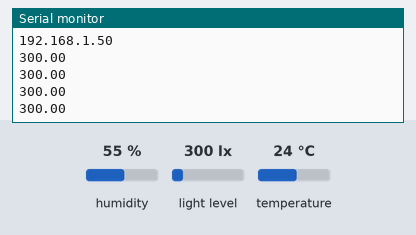
A sketch run on a simulated ESP8266 (NodeMCU). Parts: the last lines printed to the serial monitor. The inputs (shaded band) are chosen by the test bench; at power-on: light level 300 lx, humidity 55 %, temperature 24 °C. WiFi joins after 1.5 s; servers stay silent unless stated; storage starts empty; no MQTT or app messages arrive unless stated.

Above: at 3.2 s.
3.3 s: light level set to 40 lx
At 4.5 s:
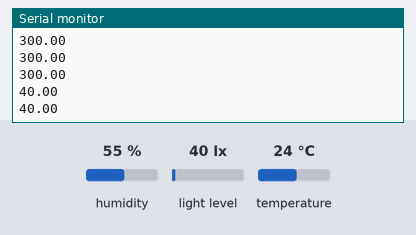
4.8 s: light level set to 500 lx
At 5.9 s:
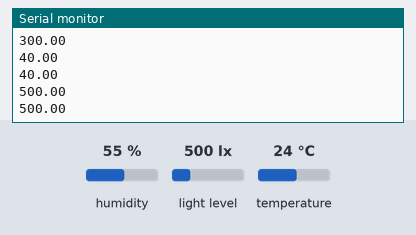
Timing chart, 0 to 7.8 s (numbered marks = the images above; inputs shaded):
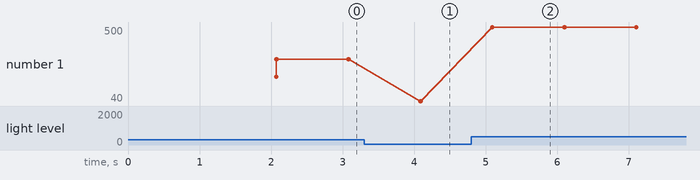

The sketch:

NodeMCU_RealTimeChart_BH1750.ino
```cpp
#include <Arduino.h>
#include <ESP8266WiFi.h>
#include <PubSubClient.h>
#include <ESPAsyncTCP.h>
#include <ESPAsyncWebServer.h>
#include <FS.h>
#include <Hash.h>
#include <Wire.h>
#include <BH1750.h>
#include "DHT.h"
#define DHTPIN D4
#define DHTTYPE DHT22

DHT dht(DHTPIN, DHTTYPE);
BH1750 lightMeter;
const char* ssid = "RiatechE2G";
const char* password = "12345678";
const char* nodeName = "Factory-A-controller";

char* topic_light = "FA-0/Light";
char* topic_temp = "FA-0/Temperature";
char* topic_humidity = "FA-0/Humidity";
char* topic_all = "FA-0/All";

char* broker_server = "192.168.64.25";

// Create AsyncWebServer object on port 80
AsyncWebServer server(80);

WiFiClient wifiClient;
PubSubClient client(broker_server, 1883, wifiClient);

String readBHLightLevel(){
  float lux = lightMeter.readLightLevel();
  Serial.println(lux);
  return String(lux);
}

String read_Temperature(){
  float t = dht.readTemperature();
  if(isnan(t)){
    Serial.println("Failed to read Temperature");
    return String(-100);
  }
  return String(t);
}

String read_Humidity(){
  float h = dht.readHumidity();
  if(isnan(h)){
    Serial.println("Failed to read Humidity");
    return String(-100);
  }
  return String(h);
}

void setup(){
  // Serial port for debugging purposes
  Serial.begin(9600);
  Wire.begin();

  //조도 및 온도 센서 시작
  lightMeter.begin();
  dht.begin();

  // Initialize SPIFFS
  if(!SPIFFS.begin()){
    Serial.println("An Error has occurred while mounting SPIFFS");
    return;
  }

  // Connect to Wi-Fi
  WiFi.begin(ssid, password);
  while (WiFi.status() != WL_CONNECTED) {
    delay(1000);
    Serial.println("Connecting to WiFi..");
  }

  while(!client.connect(nodeName)){
    Serial.print("."); delay(1000);
  }
  // Print ESP32 Local IP Address
  Serial.println(WiFi.localIP());

  // Route for root / web page
  server.on("/", HTTP_GET, [](AsyncWebServerRequest *request){
    request->send(SPIFFS, "/index.html","text/html");
  });

  server.on("/lightlevel", HTTP_GET, [](AsyncWebServerRequest *request){
    request->send_P(200, "text/plain", readBHLightLevel().c_str());
  });
  server.begin();
}

void loop(){
  //client.loop();
  char dataSet[100];
  strcpy(dataSet, readBHLightLevel().c_str());
  strcat(dataSet, ",");
  strcat(dataSet, read_Temperature().c_str());
  strcat(dataSet, ",");
  strcat(dataSet, read_Humidity().c_str());


  client.publish(topic_all, dataSet);
  client.publish(topic_light, readBHLightLevel().c_str());
  client.publish(topic_temp, read_Temperature().c_str());
  client.publish(topic_humidity, read_Humidity().c_str());
  delay(1000);
}
```

Measured:
- after the input at 3.3 s, the serial monitor: prints a new line after 0.79 s (image 1)
- after the input at 4.8 s, the serial monitor: prints a new line after 0.29 s (image 2)
- plotted number 1: 300 → 40 after the input at 3.3 s, 40 → 500 after the input at 4.8 s
